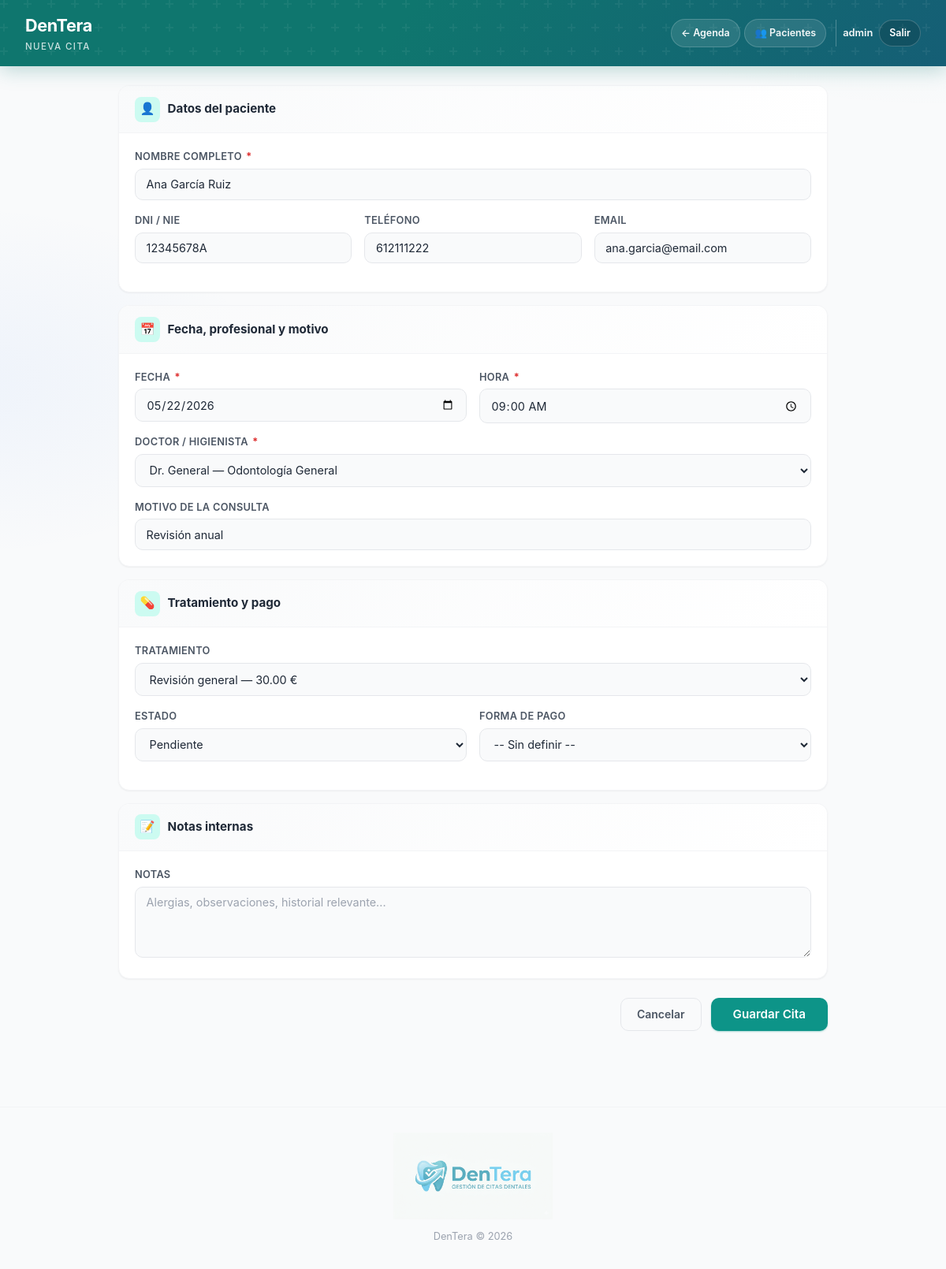
Screenshot of /crear.php?desde_cita=1 (signed in) with the database file from the repository.
### tables this page shows
CREATE TABLE IF NOT EXISTS citas (
    id INT AUTO_INCREMENT PRIMARY KEY,
    paciente_id INT NULL,
    paciente VARCHAR(120) NOT NULL,
    dni VARCHAR(20) DEFAULT '',
    telefono VARCHAR(20) DEFAULT '',
    email VARCHAR(120) DEFAULT '',
    fecha DATE NOT NULL,
    hora TIME NOT NULL,
    orden_agenda INT NULL DEFAULT NULL COMMENT 'Orden manual en listado (misma fecha)',
    dentista VARCHAR(100) DEFAULT '',
    doctor_id INT NULL,
    motivo VARCHAR(255) DEFAULT '',
    tratamiento_id INT NULL,
    estado ENUM('pendiente', 'confirmada', 'cancelada', 'completada') DEFAULT 'pendiente',
    forma_pago VARCHAR(30) DEFAULT '',
    usuario_id INT NULL,
    notas TEXT,
    creado TIMESTAMP DEFAULT CURRENT_TIMESTAMP,
    actualizado TIMESTAMP DEFAULT CURRENT_TIMESTAMP ON UPDATE CURRENT_TIMESTAMP,
    INDEX idx_fecha (fecha),
    INDEX idx_cita_fecha_orden (fecha, orden_agenda),
    INDEX idx_estado (estado),
    INDEX idx_paciente (paciente),
    INDEX idx_cita_paciente (paciente_id),
    INDEX idx_doctor (doctor_id),
    INDEX idx_tratamiento (tratamiento_id),
    INDEX idx_cita_usuario (usuario_id),
    FOREIGN KEY (paciente_id) REFERENCES pacientes(id) ON DELETE SET NULL,
    FOREIGN KEY (doctor_id) REFERENCES doctores(id) ON DELETE SET NULL,
    FOREIGN KEY (tratamiento_id) REFERENCES tratamientos(id) ON DELETE SET NULL,
    FOREIGN KEY (usuario_id) REFERENCES usuarios(id) ON DELETE SET NULL
);

CREATE TABLE IF NOT EXISTS doctores (
    id INT AUTO_INCREMENT PRIMARY KEY,
    nombre VARCHAR(100) NOT NULL,
    especialidad VARCHAR(100) DEFAULT '',
    tipo ENUM('doctor','higienista') DEFAULT 'doctor',
    telefono VARCHAR(20) DEFAULT '',
    email VARCHAR(120) DEFAULT '',
    activo TINYINT(1) DEFAULT 1,
    usuario_id INT NULL,
    creado TIMESTAMP DEFAULT CURRENT_TIMESTAMP,
    INDEX idx_doc_usuario (usuario_id),
    FOREIGN KEY (usuario_id) REFERENCES usuarios(id) ON DELETE SET NULL
);

CREATE TABLE IF NOT EXISTS tratamientos (
    id INT AUTO_INCREMENT PRIMARY KEY,
    nombre VARCHAR(100) NOT NULL UNIQUE,
    descripcion VARCHAR(255) DEFAULT '',
    duracion INT DEFAULT 30,
    precio DECIMAL(8,2) DEFAULT 0.00,
    activo TINYINT(1) DEFAULT 1,
    usuario_id INT NULL,
    creado TIMESTAMP DEFAULT CURRENT_TIMESTAMP,
    INDEX idx_trat_usuario (usuario_id),
    FOREIGN KEY (usuario_id) REFERENCES usuarios(id) ON DELETE SET NULL
);

### crear.php (the view, shortened to what this page needs)
<?php
require_once 'config.php';
$stmtTrat = $pdo->query("SELECT * FROM tratamientos WHERE activo = 1 ORDER BY nombre ASC");
$tratamientos = $stmtTrat->fetchAll();
$stmtDoc = $pdo->query("SELECT * FROM doctores WHERE activo = 1 ORDER BY nombre ASC");
$doctores = $stmtDoc->fetchAll();
$datos = [
    'paciente'       => '',
    'dni'            => '',
    'telefono'       => '',
    'email'          => '',
    'fecha'          => date('Y-m-d'),
    'hora'           => '10:00',
    'doctor_id'      => '',
    'tratamiento_id' => '',
    'motivo'         => '',
    'estado'         => 'pendiente',
    'forma_pago'     => '',
    'notas'          => '',
];
if ($_SERVER['REQUEST_METHOD'] !== 'POST') {
    $desdeCita = (int) ($_GET['desde_cita'] ?? 0);
    $desdePaciente = (int) ($_GET['desde_paciente'] ?? 0);
    if ($desdeCita > 0) {
        $stmtOrig = $pdo->prepare('SELECT * FROM citas WHERE id = ?');
        $stmtOrig->execute([$desdeCita]);
        $orig = $stmtOrig->fetch();
        if ($orig) {
            $datos['paciente'] = $orig['paciente'];
            $datos['dni'] = $orig['dni'] ?? '';
            $datos['telefono'] = $orig['telefono'] ?? '';
            $datos['email'] = $orig['email'] ?? '';
            $datos['doctor_id'] = $orig['doctor_id'] ? (int) $orig['doctor_id'] : '';
            $datos['tratamiento_id'] = $orig['tratamiento_id'] ? (int) $orig['tratamiento_id'] : '';
            $datos['motivo'] = trim((string) ($orig['motivo'] ?? ''));
            $datos['forma_pago'] = '';
            $datos['notas'] = '';
            $datos['estado'] = 'pendiente';
            $prox = strtotime('+7 days');
            $datos['fecha'] = date('Y-m-d', $prox);
            $datos['hora'] = date('H:i', strtotime($orig['hora']));
        }
    }
}
?>
<!DOCTYPE html>
<html lang="es">
<head>
    <link rel="stylesheet" href="estilos.css">
</head>
<body>
<?php
require __DIR__ . '/inc/header.php';
?>
<main class="container">
    <div class="form-page-wide">
        <form method="POST" novalidate>
            <div class="form-grid">
                <div class="form-section">
                    <div class="section-title">
                        <span class="section-icon">&#x1F464;</span>
                        <h3>Datos del paciente</h3>
                    </div>
                    <div class="section-body">
                        <div class="form-group full">
                            <label for="paciente">Nombre completo <span class="required">*</span></label>
                            <input type="text" id="paciente" name="paciente" required
                                   value="<?= htmlspecialchars($datos['paciente']) ?>"
                                   placeholder="Nombre y apellidos">
                        </div>
                        <div class="form-row-3">
                            <div class="form-group">
                                <label for="dni">DNI / NIE</label>
                                <input type="text" id="dni" name="dni"
                                       value="<?= htmlspecialchars($datos['dni']) ?>"
                                       placeholder="12345678A">
                            </div>
                            <div class="form-group">
                                <label for="telefono">Teléfono</label>
                                <input type="tel" id="telefono" name="telefono"
                                       value="<?= htmlspecialchars($datos['telefono']) ?>"
                                       placeholder="612 345 678">
                            </div>
                            <div class="form-group">
                                <label for="email">Email</label>
                                <input type="email" id="email" name="email"
                                       value="<?= htmlspecialchars($datos['email']) ?>"
                                       placeholder="email@ejemplo.com">
                            </div>
                        </div>
                    </div>
                </div>
                <div class="form-section">
                    <div class="section-title">
                        <span class="section-icon">&#x1F4C5;</span>
                        <h3>Fecha, profesional y motivo</h3>
                    </div>
                    <div class="section-body">
                        <div class="form-row">
                            <div class="form-group">
                                <label for="fecha">Fecha <span class="required">*</span></label>
                                <input type="date" id="fecha" name="fecha" required
                                       value="<?= htmlspecialchars($datos['fecha']) ?>">
                            </div>
                            <div class="form-group">
                                <label for="hora">Hora <span class="required">*</span></label>
                                <input type="time" id="hora" name="hora" required
                                       value="<?= htmlspecialchars($datos['hora']) ?>">
                            </div>
                        </div>
                        <div class="form-group full">
                            <label for="doctor_id">Doctor / Higienista <span class="required">*</span></label>
                            <select id="doctor_id" name="doctor_id" required>
                                <?php foreach ($doctores as $d): ?>
                                    <option value="<?= $d['id'] ?>"
                                            <?= $datos['doctor_id'] == $d['id'] ? 'selected' : '' ?>>
                                        <?= htmlspecialchars($d['nombre']) ?>
                                        <?= $d['especialidad'] ? ' — ' . htmlspecialchars($d['especialidad']) : '' ?>
                                    </option>
                                <?php endforeach; ?>
                            </select>
                        </div>
                        <div class="form-group full">
                            <label for="motivo">Motivo de la consulta</label>
                            <input type="text" id="motivo" name="motivo"
                                   value="<?= htmlspecialchars($datos['motivo']) ?>"
                                   placeholder="Ej: Dolor en muela, revisión general...">
                        </div>
                    </div>
                </div>
                <div class="form-section">
                    <div class="section-title">
                        <span class="section-icon">&#x1F48A;</span>
                        <h3>Tratamiento y pago</h3>
                    </div>
                    <div class="section-body">
                        <div class="form-group full">
                            <label for="tratamiento_id">Tratamiento</label>
                            <select id="tratamiento_id" name="tratamiento_id">
                                <?php foreach ($tratamientos as $t): ?>
                                    <option value="<?= $t['id'] ?>"
                                            <?= $datos['tratamiento_id'] == $t['id'] ? 'selected' : '' ?>>
                                        <?= htmlspecialchars($t['nombre']) ?>
                                        <?= $t['precio'] > 0 ? ' — ' . number_format($t['precio'], 2) . ' €' : '' ?>
                                    </option>
                                <?php endforeach; ?>
                            </select>
                        </div>
                        <div class="form-row">
                            <div class="form-group">
                                <label for="estado">Estado</label>
                                <select id="estado" name="estado">
                                    <option value="pendiente"  <?= $datos['estado'] === 'pendiente'  ? 'selected' : '' ?>>Pendiente</option>
                                </select>
                            </div>
                            <div class="form-group">
                                <label for="forma_pago">Forma de pago</label>
                                <select id="forma_pago" name="forma_pago">
                                    <option value="">-- Sin definir --</option>
                                </select>
                            </div>
                        </div>
                    </div>
                </div>
                <div class="form-section">
                    <div class="section-title">
                        <span class="section-icon">&#x1F4DD;</span>
                        <h3>Notas internas</h3>
                    </div>
                    <div class="section-body">
                        <div class="form-group full">
                            <label for="notas">Notas</label>
                            <textarea id="notas" name="notas" rows="3"
                                      placeholder="Alergias, observaciones, historial relevante..."><?= htmlspecialchars($datos['notas']) ?></textarea>
                        </div>
                    </div>
                </div>
            </div>
            <div class="form-actions-bar">
                <a href="index.php" class="btn btn-outline">Cancelar</a>
                <button type="submit" class="btn btn-primary btn-lg">Guardar Cita</button>
            </div>
        </form>
    </div>
</main>
<?php require __DIR__ . '/inc/footer.php'; ?>
</body>
</html>

### estilos.css (style rules this page uses)
:root { --primary: #0d9488; --primary-dark: #0f766e; --primary-light: #ccfbf1; --success: #059669; --success-bg: #d1fae5; --warning: #d97706; --warning-bg: #fef3c7; --danger: #dc2626; --danger-bg: #fee2e2; --info: #0891b2; --info-bg: #cffafe; --gray-50: #f9fafb; --gray-100: #f3f4f6; --gray-200: #e5e7eb; --gray-300: #d1d5db; --gray-400: #9ca3af; --gray-500: #6b7280; --gray-600: #4b5563; --gray-700: #374151; --gray-800: #1f2937; --gray-900: #111827; --surface: #ffffff; --surface-elevated: #fafafa; --header-mid: #0f766e; --radius: 14px; --radius-sm: 10px; --radius-lg: 20px; --shadow-sm: 0 1px 2px rgba(0,0,0,0.05); --shadow: 0 1px 3px rgba(0,0,0,0.1), 0 1px 2px rgba(0,0,0,0.06); --shadow-md: 0 4px 6px -1px rgba(0,0,0,0.1), 0 2px 4px -2px rgba(0,0,0,0.1); --shadow-lg: 0 10px 15px -3px rgba(0,0,0,0.1), 0 4px 6px -4px rgba(0,0,0,0.1); --transition: all 0.2s ease; }
* { margin: 0; padding: 0; box-sizing: border-box; }
body { font-family: 'Inter', -apple-system, BlinkMacSystemFont, 'Segoe UI', Roboto, sans-serif; background: radial-gradient(1200px 600px at 100% -10%, rgba(13, 148, 136, 0.08), transparent 50%), radial-gradient(900px 500px at -5% 30%, rgba(59, 130, 246, 0.06), transparent 45%), var(--gray-50); color: var(--gray-800); min-height: 100vh; line-height: 1.5; -webkit-font-smoothing: antialiased; }
.container { max-width: 1400px; margin: 0 auto; padding: 1.5rem 2rem 3rem; }
.btn { display: inline-flex; align-items: center; justify-content: center; gap: 0.4rem; padding: 0.6rem 1.25rem; border-radius: var(--radius-sm); font-size: 0.875rem; font-weight: 600; text-decoration: none; border: none; cursor: pointer; transition: var(--transition); white-space: nowrap; font-family: inherit; position: relative; overflow: hidden; }
.btn-primary { background: var(--primary); color: #fff; box-shadow: 0 1px 2px rgba(13, 148, 136, 0.35); }
.btn-outline { background: transparent; border: 1.5px solid var(--gray-200); color: var(--gray-600); }
.form-page-wide { max-width: 900px; margin: 0 auto; }
.form-grid { display: flex; flex-direction: column; gap: 1rem; }
.form-section { background: #fff; border-radius: var(--radius); box-shadow: var(--shadow-sm); border: 1px solid var(--gray-100); overflow: hidden; transition: var(--transition); }
.section-title { display: flex; align-items: center; gap: 0.6rem; padding: 0.85rem 1.25rem; background: linear-gradient(135deg, var(--gray-50), #fff); border-bottom: 1px solid var(--gray-100); }
.section-icon { width: 32px; height: 32px; background: var(--primary-light); border-radius: 8px; display: flex; align-items: center; justify-content: center; font-size: 0.95rem; }
.section-title h3 { font-size: 0.95rem; font-weight: 700; color: var(--gray-800); margin: 0; }
.section-body { padding: 1.25rem; }
.form-group { margin-bottom: 1rem; }
.form-group:last-child { margin-bottom: 0; }
.form-group.full { grid-column: 1 / -1; }
.form-group label { display: block; font-weight: 600; font-size: 0.8rem; color: var(--gray-600); margin-bottom: 0.35rem; text-transform: uppercase; letter-spacing: 0.3px; }
.form-group label .required { color: var(--danger); margin-left: 2px; }
.form-group input, .form-group select, .form-group textarea { width: 100%; padding: 0.65rem 0.85rem; border: 1.5px solid var(--gray-200); border-radius: var(--radius-sm); font-size: 0.9rem; font-family: inherit; background: var(--gray-50); transition: var(--transition); color: var(--gray-800); }
.form-group input::placeholder, .form-group textarea::placeholder { color: var(--gray-400); }
.form-group textarea { resize: vertical; min-height: 90px; }
.form-row { display: grid; grid-template-columns: 1fr 1fr; gap: 1rem; }
.form-row-3 { display: grid; grid-template-columns: 1fr 1fr 1fr; gap: 1rem; }
.form-actions-bar { display: flex; gap: 0.75rem; justify-content: flex-end; padding: 1rem 0; margin-top: 0.5rem; }
.btn-lg { padding: 0.7rem 1.75rem; font-size: 0.95rem; }
.container > * { animation: fadeIn 0.3s ease both; }

### rows the page displays
citas: paciente "Ana García Ruiz", dni "12345678A", telefono "612111222", email "ana.garcia@email.com", doctor_id "Dr. General — Odontología General", motivo "Revisión anual", tratamiento_id "Revisión general — 30.00 €"

### other values shown
$header_tagline "NUEVA CITA"
$nombreUsuario "admin"
